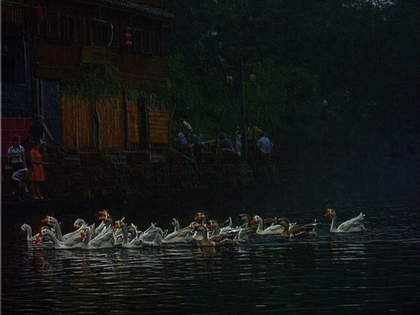
%> input picture 6.Pic/outcom.bmp, 420 x 315 px, shrunk from 640 x 480 before the run
$ octave enhance_y.m   (GNU Octave 9; MATLAB toolbox functions it lacks are replaced by stand-ins)
%> lines starting %> are read from the running program, lines starting %| are printed output that depends on the picture
close all
clear all
clc

I=imread('..\6.Pic\outcom.bmp');
%> I is the input picture: size 315x420x3 uint8; mean R, G, B 19.7, 22.6, 21.7

[H ,W ,D]=size(I);
%> H = 315; W = 420; D = 3

R=double(I(:,:,1));
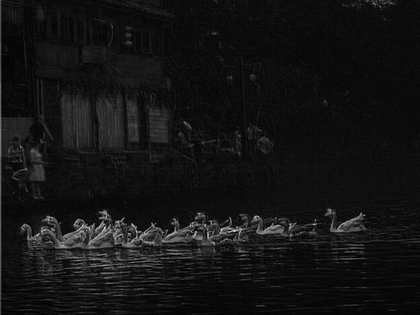
%> R: size 315x420 double; min 0, max 225, mean 19.7
G=double(I(:,:,2));
B=double(I(:,:,3));
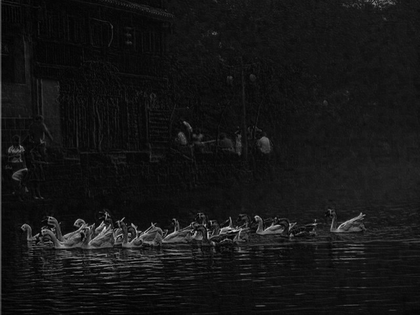
%> B: size 315x420 double; min 0, max 243, mean 21.7


Y0= double(zeros(H,W));
Y1= double(zeros(H,W));
Cb0 =double(zeros(H,W));
Cr0 = double(zeros(H,W));

R0= double(zeros(H,W));
G0 =double(zeros(H,W));
B0 = double(zeros(H,W));

%RGB to YCbCr444
 for i = 1:H
     for j = 1:W
         Y0(i, j) = 0.299*R(i, j) + 0.587*G(i, j) + 0.114*B(i, j);
         Cb0(i, j) = -0.172*R(i, j) - 0.339*G(i, j) + 0.511*B(i, j) + 128;
         Cr0(i, j) = 0.511*R(i, j) - 0.428*G(i, j) - 0.083*B(i, j) + 128;
     end
 end
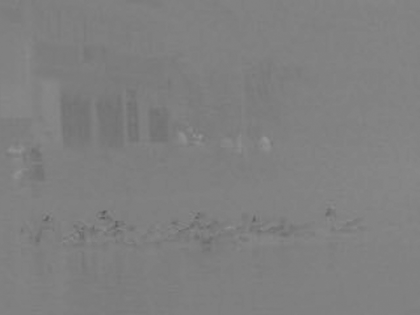
%> Cb0: size 315x420 double; min 88.36, max 149, mean 128

 for i = 1:H
     for j = 1:W
         Y1(i,j) = Y0(i,j) + 50;
     end
 end

 for i = 1:H
     for j = 1:W
         RGB(i, j,1) =Y1(i,j)+1.371*(Cr0(i,j)-128);
         RGB(i, j,2) =Y1(i,j)-0.689*(Cr0(i,j)-128)-0.336*(Cb0(i,j)-128);
         RGB(i, j,3) =Y1(i,j)+1.732*(Cb0(i,j)-128);
     end
 end

YCbCr(:,:,1)=Y0;
YCbCr(:,:,2)=Cb0;
YCbCr(:,:,3)=Cr0;
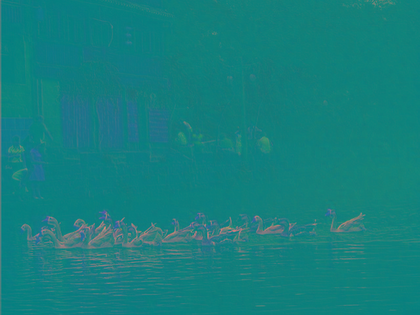
%> YCbCr: size 315x420x3 double; mean R, G, B 21.6, 128, 126.6

YCbCr=uint8(YCbCr);
%> YCbCr: size 315x420x3 uint8

RGB=uint8(RGB);
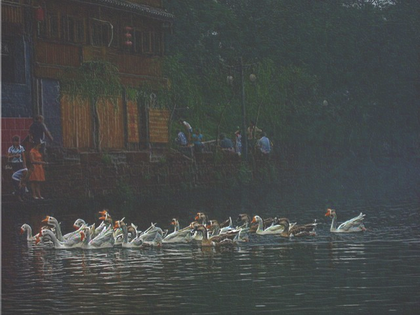
%> RGB: size 315x420x3 uint8; mean R, G, B 69.7, 72.6, 71.7; mean of the top-left, top-right, bottom-left and bottom-right quarters 67.8, 68.2, 76.6, 72.7

%figure(1),
%imshow(YCbCr),title('YCbCr');

figure(1),
imshow(I),title('origine');
figure(2),
imshow(RGB),title('after');
